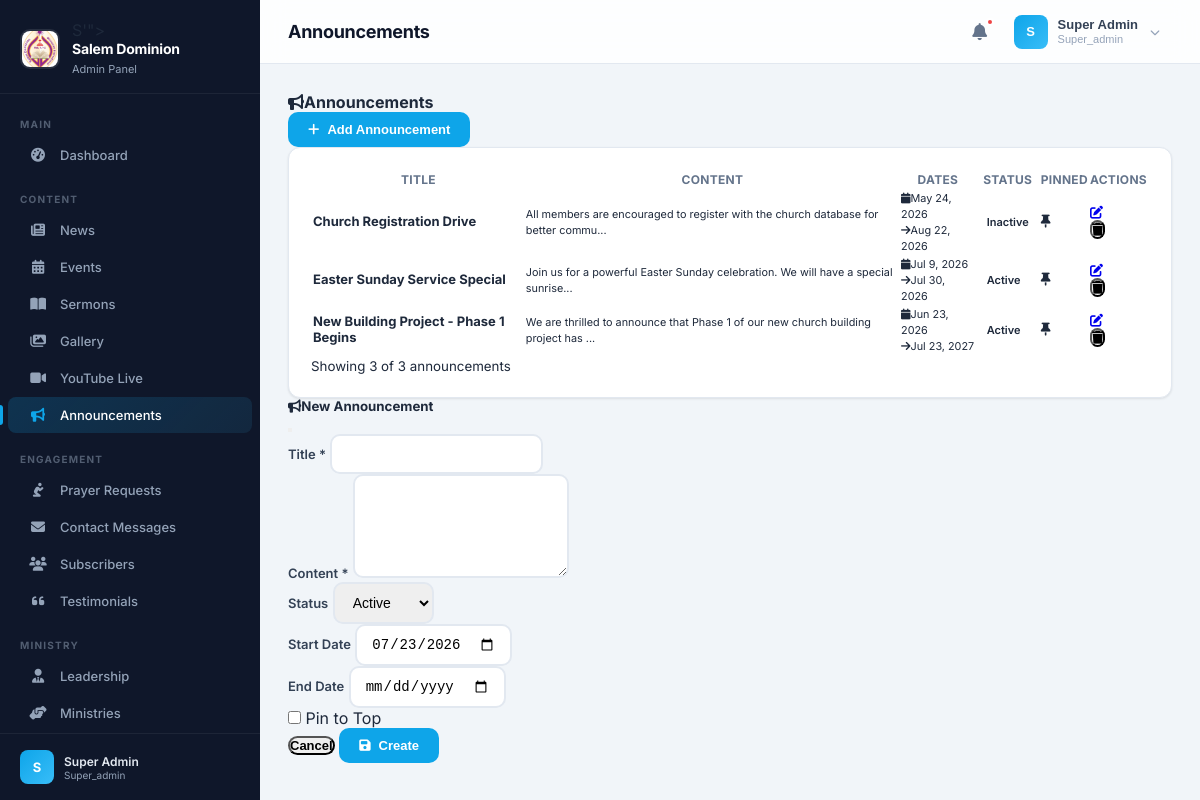
/admin/dashboard.php?section=announcements (signed in), run on the app's committed database.
### tables this page shows
CREATE TABLE `announcements` (
  `id` int(11) NOT NULL,
  `title` varchar(255) NOT NULL,
  `content` text NOT NULL,
  `is_pinned` tinyint(1) NOT NULL DEFAULT 0,
  `start_date` date DEFAULT NULL,
  `end_date` date DEFAULT NULL,
  `status` enum('active','inactive','archived','expired') NOT NULL DEFAULT 'active',
  `created_by` int(11) NOT NULL,
  `created_at` timestamp NOT NULL DEFAULT current_timestamp(),
  `updated_at` timestamp NOT NULL DEFAULT current_timestamp() ON UPDATE current_timestamp()
);

### includes/helpers.php (called while the page is built, shortened)
<?php
function sanitize(string $input): string {
    return htmlspecialchars(trim($input), ENT_QUOTES, 'UTF-8');
}
function paginate(string $table, $db, int $perPage = ITEMS_PER_PAGE, int $currentPage = 1, string $where = '', array $params = [], string $orderBy = 'id DESC'): array {
    if ($db instanceof Database) {
        $pdo = $db->getPdo();
    } elseif ($db instanceof PDO) {
        $pdo = $db;
    } else {
        $pdo = Database::getInstance()->getPdo();
    }
    $countQuery = "SELECT COUNT(*) FROM {$table}";
    $stmt = $pdo->prepare($countQuery);
    $stmt->execute($params);
    $total = (int)$stmt->fetchColumn();
    $totalPages = max(1, ceil($total / $perPage));
    $currentPage = max(1, min($currentPage, $totalPages));
    $offset = ($currentPage - 1) * $perPage;
    $query = "SELECT * FROM {$table}";
    $query .= " ORDER BY {$orderBy} LIMIT {$perPage} OFFSET {$offset}";
    $stmt = $pdo->prepare($query);
    $stmt->execute($params);
    $items = $stmt->fetchAll(PDO::FETCH_ASSOC);
    return [
        'items'       => $items,
        'total'       => $total,
        'page'        => $currentPage,
        'per_page'    => $perPage,
        'total_pages' => $totalPages,
    ];
}
function formatDate(string $date, string $format = 'M j, Y'): string {
    return date($format, strtotime($date));
}
function truncate(string $text, int $length = 100): string {
    return substr($text, 0, $length) . '...';
}

### admin/modules/announcements.php (the view, shortened to what this page needs)
<?php
$db = Database::getInstance();
$page = max(1, (int)($_GET['page'] ?? 1));
$perPage = ADMIN_ITEMS_PER_PAGE;
$pagination = paginate('announcements', $db, $perPage, $page);
$announcements = $pagination['items'];
$total = $pagination['total'];
?>
<div class="d-flex justify-content-between align-items-center mb-4">
    <h4 class="mb-0"><i class="fas fa-bullhorn me-2"></i>Announcements</h4>
    <button class="btn btn-primary" onclick="showCreateAnnouncementModal()"><i class="fas fa-plus me-1"></i> Add Announcement</button>
</div>
<div class="card">
    <div class="card-body">
        <?php if (empty($announcements)): ?>
            <div class="text-center py-5">
                <i class="fas fa-bullhorn fa-3x text-muted mb-3"></i>
                <p class="text-muted">No announcements found.</p>
            </div>
        <?php else: ?>
            <div class="table-responsive">
                <table class="table table-hover align-middle">
                    <thead class="table-light">
                        <tr>
                            <th>Title</th>
                            <th>Content</th>
                            <th>Dates</th>
                            <th>Status</th>
                            <th>Pinned</th>
                            <th class="text-end">Actions</th>
                        </tr>
                    </thead>
                    <tbody>
                        <?php foreach ($announcements as $item): ?>
                        <tr>
                            <td>
                                <strong><?= sanitize($item['title']) ?></strong>
                            </td>
                            <td><small><?= sanitize(truncate($item['content'], 80)) ?></small></td>
                            <td>
                                <small>
                                    <i class="fas fa-calendar me-1"></i><?= $item['start_date'] ? formatDate($item['start_date']) : 'N/A' ?>
                                    <?php if ($item['end_date']): ?>
                                        <br><i class="fas fa-arrow-right me-1"></i><?= formatDate($item['end_date']) ?>
                                    <?php endif; ?>
                                </small>
                            </td>
                            <td>
                                <span class="badge bg-<?= ['active'=>'success','inactive'=>'secondary','expired'=>'danger'][$item['status']] ?? 'secondary' ?>">
                                    <?= ucfirst($item['status']) ?>
                                </span>
                            </td>
                            <td><?= $item['is_pinned'] ? '<i class="fas fa-thumbtack text-primary"></i>' : '<i class="fas fa-thumbtack text-muted"></i>' ?></td>
                            <td class="text-end">
                                <div class="btn-group btn-group-sm">
                                    <a href="?action=edit&id=<?= $item['id'] ?>" class="btn btn-outline-primary" title="Edit"><i class="fas fa-edit"></i></a>
                                    <form method="POST" class="d-inline" onsubmit="return confirm('Delete this announcement?')">
                                        <button type="submit" class="btn btn-outline-danger" title="Delete"><i class="fas fa-trash"></i></button>
                                    </form>
                                </div>
                            </td>
                        </tr>
                        <?php endforeach; ?>
                    </tbody>
                </table>
            </div>
            <small class="text-muted">Showing <?= count($announcements) ?> of <?= $total ?> announcements</small>
        <?php endif; ?>
    </div>
</div>
<div class="modal fade" id="createAnnouncementModal" tabindex="-1">
    <div class="modal-dialog">
        <div class="modal-content">
            <form method="POST">
                <div class="modal-header">
                    <h5 class="modal-title"><i class="fas fa-bullhorn me-2"></i>New Announcement</h5>
                    <button type="button" class="btn-close" data-bs-dismiss="modal"></button>
                </div>
                <div class="modal-body">
                    <div class="mb-3">
                        <label class="form-label">Title *</label>
                        <input type="text" name="title" class="form-control" required>
                    </div>
                    <div class="mb-3">
                        <label class="form-label">Content *</label>
                        <textarea name="content" class="form-control" rows="5" required></textarea>
                    </div>
                    <div class="mb-3">
                        <label class="form-label">Status</label>
                        <select name="status" class="form-select">
                            <option value="active">Active</option>
                        </select>
                    </div>
                    <div class="row">
                        <div class="col-md-6 mb-3">
                            <label class="form-label">Start Date</label>
                            <input type="date" name="start_date" class="form-control" value="<?= date('Y-m-d') ?>">
                        </div>
                        <div class="col-md-6 mb-3">
                            <label class="form-label">End Date</label>
                            <input type="date" name="end_date" class="form-control">
                        </div>
                    </div>
                    <div class="form-check form-switch">
                        <input type="checkbox" name="is_pinned" class="form-check-input" id="c_apinned">
                        <label class="form-check-label" for="c_apinned">Pin to Top</label>
                    </div>
                </div>
                <div class="modal-footer">
                    <button type="button" class="btn btn-secondary" data-bs-dismiss="modal">Cancel</button>
                    <button type="submit" class="btn btn-primary"><i class="fas fa-save me-1"></i> Create</button>
                </div>
            </form>
        </div>
    </div>
</div>

### admin/dashboard.php (style rules this page uses)
*, *::before, *::after { margin: 0; padding: 0; box-sizing: border-box; }
:root { --sidebar-width: 260px; --sidebar-collapsed: 0px; --topbar-height: 64px; --bg-primary: #0f172a; --bg-secondary: #1e293b; --bg-accent: #0ea5e9; --bg-page: #f1f5f9; --text-sidebar: #94a3b8; --text-sidebar-active: #ffffff; --border-color: #e2e8f0; --card-bg: #ffffff; --shadow-sm: 0 1px 3px rgba(0,0,0,0.06), 0 1px 2px rgba(0,0,0,0.04); --shadow-md: 0 4px 12px rgba(0,0,0,0.07), 0 2px 4px rgba(0,0,0,0.04); --shadow-lg: 0 10px 30px rgba(0,0,0,0.08); --radius: 12px; --radius-sm: 8px; }
body { font-family: 'Inter', -apple-system, BlinkMacSystemFont, sans-serif; background: var(--bg-page); color: #1e293b; min-height: 100vh; -webkit-font-smoothing: antialiased; }
.card { background: var(--card-bg); border-radius: var(--radius); box-shadow: var(--shadow-sm); border: 1px solid var(--border-color); overflow: hidden; transition: box-shadow 0.25s ease; }
.card-body { padding: 22px; }
.btn-primary { display: inline-flex; align-items: center; gap: 8px; padding: 10px 20px; background: var(--bg-accent); color: #fff; border: none; border-radius: var(--radius-sm); font-size: 13px; font-weight: 600; text-decoration: none; cursor: pointer; transition: all 0.2s; }
.form-control, .form-select { border-radius: 10px; padding: 10px 14px; border: 2px solid #e2e8f0; font-size: 14px; transition: border-color 0.2s, box-shadow 0.2s; }
.form-label { font-size: 13px; font-weight: 600; color: #334155; margin-bottom: 6px; }
.btn { border-radius: 10px; font-weight: 600; font-size: 13px; transition: all 0.2s; }
.btn-primary { background: var(--bg-accent); border-color: var(--bg-accent); }
.badge { font-weight: 600; font-size: 11px; padding: 4px 10px; border-radius: 6px; }
.table { font-size: 13px; }
.table th { font-weight: 700; font-size: 12px; text-transform: uppercase; letter-spacing: 0.3px; color: #64748b; border-bottom-width: 1px; }

### data on the page
announcements: title "Church Registration Drive", content "All members are encouraged to register with the church database for better commu...", start_date "May 24, 2026", end_date "Aug 22, 2026", status "Inactive"
announcements: title "Easter Sunday Service Special", content "Join us for a powerful Easter Sunday celebration. We will have a special sunrise...", start_date "Jul 9, 2026", end_date "Jul 30, 2026", status "Active"
announcements: title "New Building Project - Phase 1 Begins", content "We are thrilled to announce that Phase 1 of our new church building project has ...", start_date "Jun 23, 2026", end_date "Jul 23, 2027", status "Active"

### other printed values
$groupName "MAIN"
$item['label'] "Dashboard"
$groupName "CONTENT"
$item['label'] "News"
$item['label'] "Events"
$item['label'] "Sermons"
$item['label'] "Gallery"
$item['label'] "YouTube Live"
$item['label'] "Announcements"
$groupName "ENGAGEMENT"
$item['label'] "Prayer Requests"
$item['label'] "Contact Messages"
$item['label'] "Subscribers"
$item['label'] "Testimonials"
$groupName "MINISTRY"
